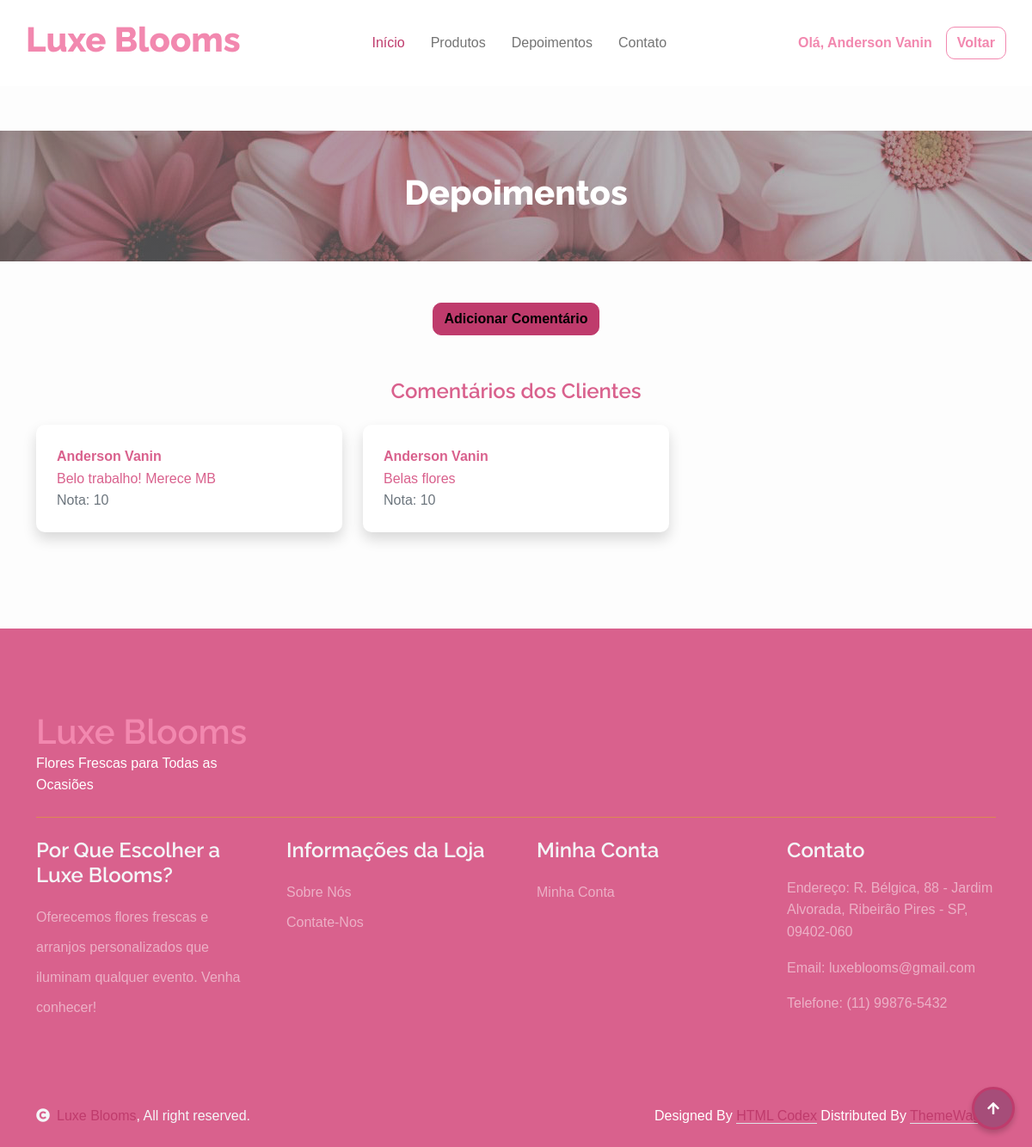
The page /depoimentos.php (signed in) on the database its author committed.
### tables this page shows
CREATE TABLE `comentarios` (
  `id_comentario` int(11) NOT NULL,
  `conteudo` varchar(520) DEFAULT NULL,
  `id_cliente` int(11) DEFAULT NULL,
  `nota` int(11) DEFAULT NULL
);

CREATE TABLE `cadastro_cliente` (
  `id_cliente` int(11) NOT NULL,
  `cpf_cliente` varchar(14) NOT NULL,
  `telefone_cliente` varchar(14) DEFAULT NULL,
  `nome_cliente` varchar(128) DEFAULT NULL,
  `email_cliente` varchar(128) DEFAULT NULL,
  `senha_cliente` varchar(64) DEFAULT NULL,
  `tipo` enum('cliente','vendedor','administrador') NOT NULL DEFAULT 'cliente'
);

### depoimentos.php (the view, shortened to what this page needs)
<?php
    include 'menu.php';
?>
<div class="container-fluid page-header py-5">
            <h1 class="text-center text-white display-6">Depoimentos</h1>
</div>
<div class="container-fluid py-5">
    <div class="container">
        <div class="text-center">
            <button class="btn btn-primary" data-bs-toggle="modal" data-bs-target="#addCommentModal">Adicionar Comentário</button>
        </div>
        <br>
        <br>
        <h4 class="text-dark text-center mb-4">Comentários dos Clientes</h4>
        <div class="row">
        <?php
$query = "SELECT c.conteudo, c.nota, u.nome_cliente, u.tipo FROM comentarios c
          JOIN cadastro_cliente u ON c.id_cliente = u.id_cliente";
$result = mysqli_query($conexao, $query);
if (mysqli_num_rows($result) > 0) {
    while ($row = mysqli_fetch_assoc($result)) {
        echo '<div class="col-md-4 mb-3">';
        echo '<div class="bg-white p-4 rounded shadow">';
        if ($row['tipo'] == 'cliente') {
            echo '<p class="mb-0 text-dark"><strong>' . htmlspecialchars($row['nome_cliente']) . '</strong></p>';
        } else {
            echo '<p class="mb-0 text-dark"><strong>Usuário não identificado</strong></p>';
        }
        echo '<p class="mb-0 text-dark">' . htmlspecialchars($row['conteudo']) . '</p>';
        echo '<p class="mb-0 text-muted">Nota: ' . htmlspecialchars($row['nota']) . '</p>';
        echo '</div>';
        echo '</div>';
    }
} else {
    echo '<p class="text-center text-muted">Nenhum comentário disponível.</p>';
}
?>
        </div>
    </div>
</div>
<?php
    include 'footer.php';
?>
        <a href="#" class="btn btn-primary border-3 border-primary rounded-circle back-to-top"><i class="fa fa-arrow-up"></i></a>
    </body>
</html>

### css/style.css (style rules this page uses)
.back-to-top { position: fixed; right: 30px; bottom: 30px; display: flex; width: 45px; height: 45px; align-items: center; justify-content: center; transition: 0.5s; z-index: 99; }
.btn { font-weight: 600; transition: .5s; }
.page-header { position: relative; background: linear-gradient(rgba(0, 0, 0, 0.3), rgba(0, 0, 0, 0.3)), url(../imgs/Papel\ De\ Parede\ Estampa\ Floral.jpg); background-position: center center; background-repeat: no-repeat; background-size: cover; }
@media (min-width: 992px) { .hero-header, .page-header { margin-top: 152px !important; } }
body { font-family: 'Arial', sans-serif; line-height: 1.6; margin: 0; padding: 0; background-color: #fdfdfd; color: #444; }
.back-to-top { background-color: #a64d79; color: #fff; border-radius: 50%; position: fixed; bottom: 20px; right: 20px; width: 50px; height: 50px; display: flex; align-items: center; justify-content: center; cursor: pointer; box-shadow: 0 4px 6px rgba(0, 0, 0, 0.2); transition: background-color 0.3s ease; }

### rows shown on the page
comentarios: id_cliente.nome_cliente "Anderson Vanin", conteudo "Belo trabalho! Merece MB", nota "10"
comentarios: id_cliente.nome_cliente "Anderson Vanin", conteudo "Belas flores", nota "10"

### other values the page prints
$_SESSION['nome'] "Anderson Vanin"
